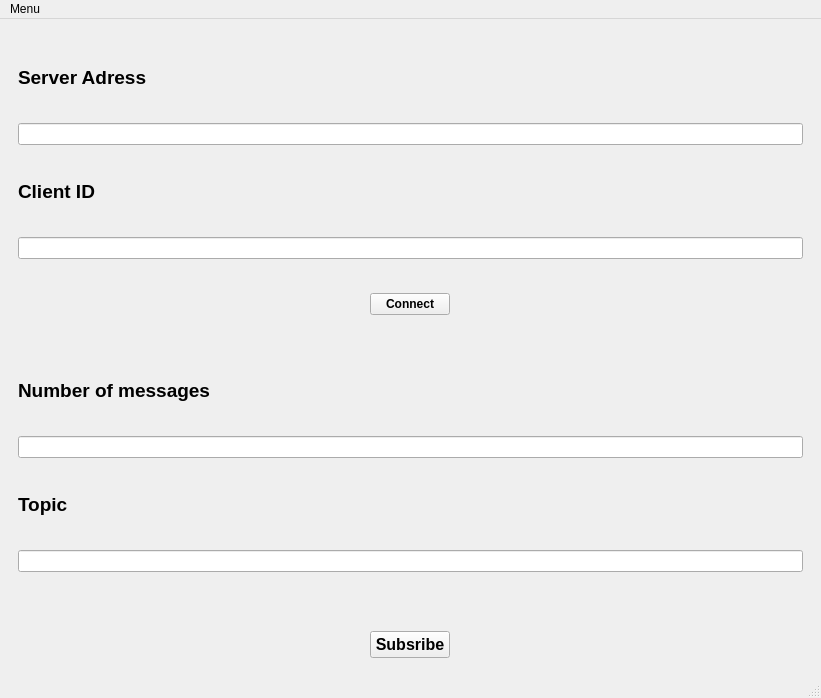
<?xml version="1.0" encoding="UTF-8"?>
<ui version="4.0">
 <class>MainWindow</class>
 <widget class="QMainWindow" name="MainWindow">
  <property name="geometry">
   <rect>
    <x>0</x>
    <y>0</y>
    <width>821</width>
    <height>698</height>
   </rect>
  </property>
  <property name="windowTitle">
   <string>MainWindow</string>
  </property>
  <widget class="QWidget" name="centralwidget">
   <layout class="QGridLayout" name="gridLayout">
    <item row="0" column="0">
     <widget class="QStackedWidget" name="stackedWidget">
      <widget class="QWidget" name="subscribetopic">
       <layout class="QVBoxLayout" name="verticalLayout">
        <item>
         <widget class="QLabel" name="label_2">
          <property name="font">
           <font>
            <pointsize>14</pointsize>
            <weight>75</weight>
            <bold>true</bold>
           </font>
          </property>
          <property name="text">
           <string>Server Adress</string>
          </property>
         </widget>
        </item>
        <item>
         <widget class="QLineEdit" name="serveradress"/>
        </item>
        <item>
         <widget class="QLabel" name="label">
          <property name="font">
           <font>
            <pointsize>14</pointsize>
            <weight>75</weight>
            <bold>true</bold>
           </font>
          </property>
          <property name="text">
           <string>Client ID</string>
          </property>
         </widget>
        </item>
        <item>
         <widget class="QLineEdit" name="clientid"/>
        </item>
        <item alignment="Qt::AlignHCenter|Qt::AlignVCenter">
         <widget class="QPushButton" name="pushButton_2">
          <property name="font">
           <font>
            <weight>75</weight>
            <bold>true</bold>
           </font>
          </property>
          <property name="text">
           <string>Connect</string>
          </property>
         </widget>
        </item>
        <item>
         <widget class="QLabel" name="label_4">
          <property name="font">
           <font>
            <pointsize>14</pointsize>
            <weight>75</weight>
            <bold>true</bold>
           </font>
          </property>
          <property name="text">
           <string>Number of messages</string>
          </property>
         </widget>
        </item>
        <item>
         <widget class="QLineEdit" name="numofmsg"/>
        </item>
        <item>
         <widget class="QLabel" name="label_3">
          <property name="font">
           <font>
            <pointsize>14</pointsize>
            <weight>75</weight>
            <bold>true</bold>
           </font>
          </property>
          <property name="text">
           <string>Topic</string>
          </property>
         </widget>
        </item>
        <item>
         <widget class="QLineEdit" name="topic"/>
        </item>
        <item alignment="Qt::AlignHCenter|Qt::AlignBottom">
         <widget class="QPushButton" name="pushButton">
          <property name="font">
           <font>
            <pointsize>12</pointsize>
            <weight>75</weight>
            <bold>true</bold>
           </font>
          </property>
          <property name="text">
           <string>Subsribe</string>
          </property>
         </widget>
        </item>
       </layout>
      </widget>
      <widget class="QWidget" name="msgtree">
       <layout class="QGridLayout" name="gridLayout_3">
        <item row="0" column="0">
         <widget class="QTreeWidget" name="treeWidget">
          <column>
           <property name="text">
            <string>Topic</string>
           </property>
          </column>
         </widget>
        </item>
       </layout>
      </widget>
      <widget class="QWidget" name="dashboard"/>
      <widget class="QWidget" name="subscribepublish">
       <layout class="QGridLayout" name="gridLayout_2">
        <item row="0" column="0" alignment="Qt::AlignHCenter">
         <widget class="QLabel" name="label_7">
          <property name="font">
           <font>
            <pointsize>23</pointsize>
            <weight>75</weight>
            <bold>true</bold>
           </font>
          </property>
          <property name="text">
           <string>CURRENT TOPIC</string>
          </property>
         </widget>
        </item>
        <item row="3" column="0">
         <widget class="QLabel" name="label_5">
          <property name="text">
           <string>New topic to add (sub topic of this one):</string>
          </property>
         </widget>
        </item>
        <item row="1" column="0">
         <widget class="QLabel" name="label_8">
          <property name="text">
           <string>TOPIC:</string>
          </property>
         </widget>
        </item>
        <item row="4" column="0">
         <widget class="QLineEdit" name="lineEdit"/>
        </item>
        <item row="7" column="0" colspan="2">
         <widget class="QPlainTextEdit" name="plainTextEdit"/>
        </item>
        <item row="6" column="0">
         <widget class="QLabel" name="label_6">
          <property name="text">
           <string>Message to publish:</string>
          </property>
         </widget>
        </item>
        <item row="2" column="0">
         <widget class="QLabel" name="currenttopic">
          <property name="text">
           <string/>
          </property>
         </widget>
        </item>
        <item row="9" column="0" alignment="Qt::AlignRight">
         <widget class="QPushButton" name="pushButton_3">
          <property name="text">
           <string>Subsribe topic</string>
          </property>
         </widget>
        </item>
        <item row="9" column="1">
         <widget class="QPushButton" name="pushButton_4">
          <property name="text">
           <string>Publish to topic</string>
          </property>
         </widget>
        </item>
       </layout>
      </widget>
      <widget class="QWidget" name="page_2">
       <layout class="QGridLayout" name="gridLayout_4">
        <item row="0" column="0">
         <widget class="QListWidget" name="listWidget"/>
        </item>
       </layout>
      </widget>
     </widget>
    </item>
   </layout>
  </widget>
  <widget class="QMenuBar" name="menubar">
   <property name="geometry">
    <rect>
     <x>0</x>
     <y>0</y>
     <width>821</width>
     <height>27</height>
    </rect>
   </property>
   <widget class="QMenu" name="menuMenu">
    <property name="title">
     <string>Menu</string>
    </property>
    <addaction name="actionaddSubscribeTopic"/>
    <addaction name="actionshowTopicMsg"/>
    <addaction name="actionDashBoard"/>
    <addaction name="actionSave_current_State"/>
    <addaction name="actionSubscribe_publish_current"/>
   </widget>
   <addaction name="menuMenu"/>
  </widget>
  <widget class="QStatusBar" name="statusbar"/>
  <action name="actionaddSubscribeTopic">
   <property name="text">
    <string>add new Subscribe Topic</string>
   </property>
  </action>
  <action name="actionshowTopicMsg">
   <property name="text">
    <string>Topics Messages show</string>
   </property>
  </action>
  <action name="actionDashBoard">
   <property name="text">
    <string>DashBoard</string>
   </property>
  </action>
  <action name="actionaddedtolist">
   <property name="text">
    <string>addedtolist</string>
   </property>
  </action>
  <action name="actionSave_current_State">
   <property name="text">
    <string>Save current State</string>
   </property>
  </action>
  <action name="actionSubscribe_publish_current">
   <property name="text">
    <string>Subscribe/publish current</string>
   </property>
  </action>
 </widget>
 <resources/>
 <connections/>
</ui>
